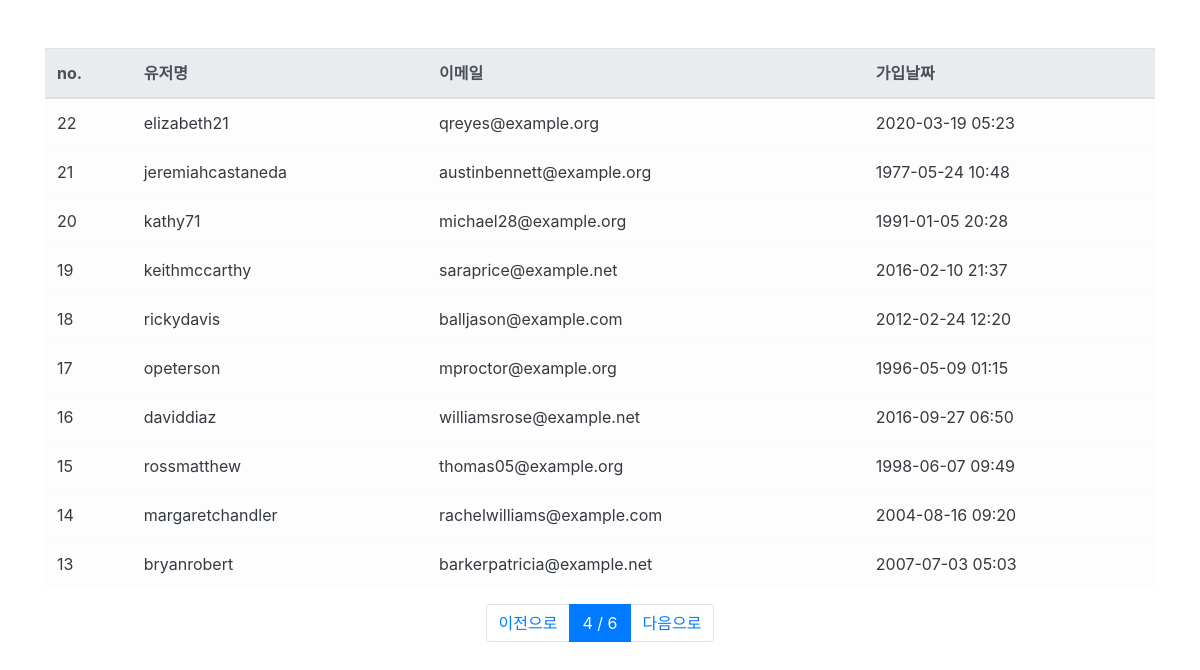
Page /users/?page=4 (signed in) on the committed database.
### user/models.py (models this page shows, shortened)
class User(AbstractUser):
    register_date = models.DateTimeField(auto_now_add=True, verbose_name="등록날짜")
    class Meta:
        verbose_name = "사용자"
        verbose_name_plural = "사용자"

### user/views.py (the view)
# urls.py: path("users/", user_list_view, name="user_list")
@login_required
def user_list_view(request):
    page = int(request.GET.get("page",1))
    users = User.objects.all().order_by("-id")
    paginator = Paginator(users, 10)
    users = paginator.get_page(page)
    return render(request, "users.html", {"users": users})

### templates/users.html
{% extends "base.html" %}
{% block content %}
<div class="container">
<div class="row mt-5">
  <div class="col-12">
    <table class="table table-light">
      <thead class="thead-light">
        <tr>
          <th scope="col">no.</th>
          <th scope="col">유저명</th>
          <th scope="col">이메일</th>
          <th scope="col">가입날짜</th>
        </tr>
      </thead>
      <tbody class="text-dark">
        {% for user in users %}
        <tr>
          <td scope="row">{{ user.id }}</td>
          <td>{{ user.username }}</td>
          <td>{{ user.email }}</td>
          <td>{{ user.register_date|date:'Y-m-d H:i' }}</td>
        </tr>
        {% endfor %}
      </tbody>
    </table>
  </div>
</div>
<nav>
  <ul class="pagination justify-content-center">
    {% if users.has_previous %}
    <li class="page-item">
      <a class="page-link" href="?page={{ users.previous_page_number }}">이전으로</a>
    </li>
    {% else %}
    <li class="page-item disabled">
      <a class="page-link" href="#">이전으로</a>
    </li>
    {% endif %}
    <li class="page-item active">
      <a class="page-link" href="#">{{ users.number }} / {{ users.paginator.num_pages }}</a>
    </li>
    {% if users.has_next %}
    <li class="page-item">
      <a class="page-link" href="?page={{ users.next_page_number }}">다음으로</a>
    {% else %}
    <li class="page-item disabled">
      <a class="page-link disabled" href="#">다음으로</a>
    {% endif %}
    </li>
  </ul>
</nav>
</div>
{% endblock %}

### rows in the picture
User: id "22", username "elizabeth21", email "qreyes@example.org", register_date "2020-03-19 05:23"
User: id "21", username "jeremiahcastaneda", email "austinbennett@example.org", register_date "1977-05-24 10:48"
User: id "20", username "kathy71", email "michael28@example.org", register_date "1991-01-05 20:28"
User: id "19", username "keithmccarthy", email "saraprice@example.net", register_date "2016-02-10 21:37"
User: id "18", username "rickydavis", email "balljason@example.com", register_date "2012-02-24 12:20"
User: id "17", username "opeterson", email "mproctor@example.org", register_date "1996-05-09 01:15"
User: id "16", username "daviddiaz", email "williamsrose@example.net", register_date "2016-09-27 06:50"
User: id "15", username "rossmatthew", email "thomas05@example.org", register_date "1998-06-07 09:49"
User: id "14", username "margaretchandler", email "rachelwilliams@example.com", register_date "2004-08-16 09:20"
User: id "13", username "bryanrobert", email "barkerpatricia@example.net", register_date "2007-07-03 05:03"

### other values in the picture
{{ users.number }} "4"
{{ users.paginator.num_pages }} "6"
